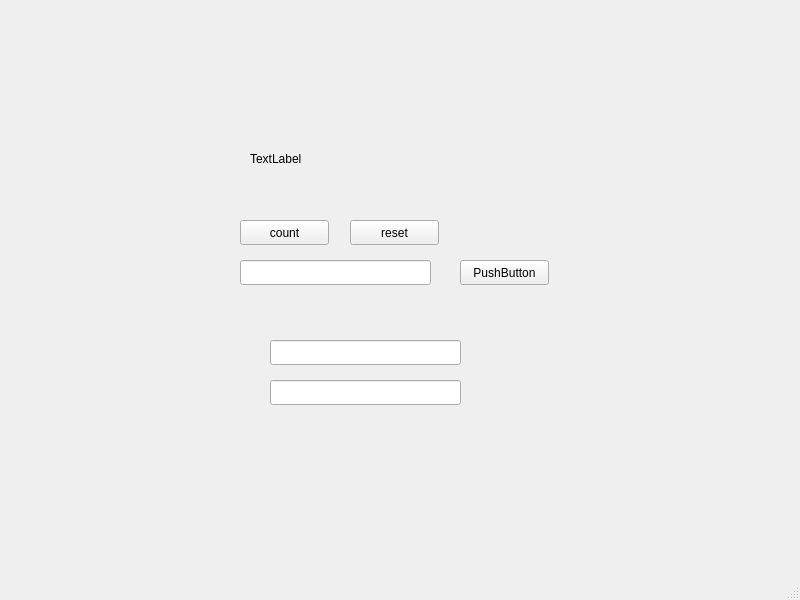
<?xml version="1.0" encoding="UTF-8"?>
<ui version="4.0">
 <class>MainWindow</class>
 <widget class="QMainWindow" name="MainWindow">
  <property name="geometry">
   <rect>
    <x>0</x>
    <y>0</y>
    <width>800</width>
    <height>600</height>
   </rect>
  </property>
  <property name="windowTitle">
   <string>MainWindow</string>
  </property>
  <widget class="QWidget" name="centralwidget">
   <widget class="QPushButton" name="pushButton_1">
    <property name="geometry">
     <rect>
      <x>240</x>
      <y>220</y>
      <width>89</width>
      <height>25</height>
     </rect>
    </property>
    <property name="text">
     <string>count</string>
    </property>
   </widget>
   <widget class="QPushButton" name="pushButton_2">
    <property name="geometry">
     <rect>
      <x>350</x>
      <y>220</y>
      <width>89</width>
      <height>25</height>
     </rect>
    </property>
    <property name="text">
     <string>reset</string>
    </property>
   </widget>
   <widget class="QLabel" name="label">
    <property name="geometry">
     <rect>
      <x>250</x>
      <y>150</y>
      <width>67</width>
      <height>17</height>
     </rect>
    </property>
    <property name="text">
     <string>TextLabel</string>
    </property>
   </widget>
   <widget class="QLineEdit" name="lineEdit">
    <property name="geometry">
     <rect>
      <x>240</x>
      <y>260</y>
      <width>191</width>
      <height>25</height>
     </rect>
    </property>
   </widget>
   <widget class="QPushButton" name="pushButton_3">
    <property name="geometry">
     <rect>
      <x>460</x>
      <y>260</y>
      <width>89</width>
      <height>25</height>
     </rect>
    </property>
    <property name="text">
     <string>PushButton</string>
    </property>
   </widget>
   <widget class="QLineEdit" name="lineEdit_2">
    <property name="geometry">
     <rect>
      <x>270</x>
      <y>340</y>
      <width>191</width>
      <height>25</height>
     </rect>
    </property>
   </widget>
   <widget class="QLineEdit" name="lineEdit_3">
    <property name="geometry">
     <rect>
      <x>270</x>
      <y>380</y>
      <width>191</width>
      <height>25</height>
     </rect>
    </property>
   </widget>
  </widget>
  <widget class="QMenuBar" name="menubar">
   <property name="geometry">
    <rect>
     <x>0</x>
     <y>0</y>
     <width>800</width>
     <height>22</height>
    </rect>
   </property>
  </widget>
  <widget class="QStatusBar" name="statusbar"/>
 </widget>
 <resources/>
 <connections/>
</ui>
